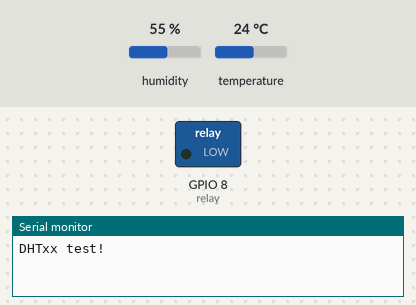
Bench run of a sketch on a simulated ESP8266 (NodeMCU). Shown: switched loads named in the sketch (green lamp = pin HIGH), the last lines printed to the serial monitor. The inputs (shaded band) are chosen by the test bench; at power-on: humidity 55 %, temperature 24 °C.

Above: at 1.0 s.
At 4.5 s:
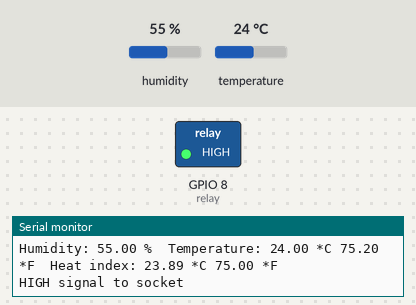
Timing chart, 0 to 15.7 s (numbered marks = the images above):
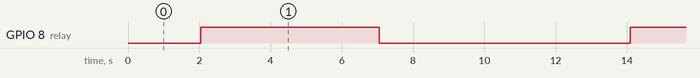

Measured:
- by itself, GPIO 8 (relay): alternates HIGH for 5.0 s and LOW for 7.0 s

The sketch:

sketch_jan24a.ino
```cpp
/*
 * From https://create.arduino.cc/projecthub/MisterBotBreak/how-to-use-temperature-and-humidity-dht-sensors-9e5975
*/
#include "DHT.h"
#define DHTPIN 2
#define DHTTYPE DHT22

DHT dht(DHTPIN, DHTTYPE);
int relay = 8;

void setup() {
  Serial.begin(9600);
  Serial.println("DHTxx test!");

  // Pin for relay module set as output
  pinMode(relay, OUTPUT);

  dht.begin();
}

void loop() {

  delay(2000);
  float h = dht.readHumidity();
  float t = dht.readTemperature();
  float f = dht.readTemperature(true);

  if (isnan(h) || isnan(t) || isnan(f)) {
    Serial.println("Failed to read from DHT sensor!");
    return;
  }

  float hif = dht.computeHeatIndex(f, h);
  float hic = dht.computeHeatIndex(t, h, false);

  Serial.print("Humidity: ");
  Serial.print(h);
  Serial.print(" %\t");
  Serial.print("Temperature: ");
  Serial.print(t);
  Serial.print(" *C ");
  Serial.print(f);
  Serial.print(" *F\t");
  Serial.print("Heat index: ");
  Serial.print(hic);
  Serial.print(" *C ");
  Serial.print(hif);

  Serial.println(" *F");

//  if (h <= 4.0){
//    digitalWrite(pinOut, HIGH);
//  }
//  else {
//    digitalWrite(pinOut, LOW);

  Serial.println("HIGH signal to socket ");
  digitalWrite(relay, HIGH);
  delay(5000);

  Serial.println("LOW signal to socket ");
  digitalWrite(relay, LOW);
  delay(5000);

}
```

main.cpp
```cpp
#include <Arduino.h>

void setup() {
  // initialize digital pin LED_BUILTIN as an output.
  pinMode(LED_BUILTIN, OUTPUT);
  Serial.begin(9600);
}

// the loop function runs over and over again forever
void loop() {

  Serial.println("loop function");
  digitalWrite(LED_BUILTIN, HIGH);   // turn the LED on (HIGH is the voltage level)
  delay(5000);                       // wait for a second
  digitalWrite(LED_BUILTIN, LOW);    // turn the LED off by making the voltage LOW
  delay(1000);                       // wait for a second
}
```
